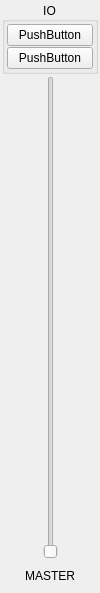
<?xml version="1.0" encoding="UTF-8"?>
<ui version="4.0">
 <class>MasterChannelStripWidget</class>
 <widget class="QFrame" name="MasterChannelStripWidget">
  <property name="geometry">
   <rect>
    <x>0</x>
    <y>0</y>
    <width>100</width>
    <height>593</height>
   </rect>
  </property>
  <property name="sizePolicy">
   <sizepolicy hsizetype="Minimum" vsizetype="Expanding">
    <horstretch>0</horstretch>
    <verstretch>0</verstretch>
   </sizepolicy>
  </property>
  <property name="minimumSize">
   <size>
    <width>100</width>
    <height>500</height>
   </size>
  </property>
  <property name="maximumSize">
   <size>
    <width>100</width>
    <height>16777215</height>
   </size>
  </property>
  <property name="windowTitle">
   <string>Form</string>
  </property>
  <layout class="QVBoxLayout" name="partslayout">
   <property name="spacing">
    <number>2</number>
   </property>
   <property name="sizeConstraint">
    <enum>QLayout::SetMinimumSize</enum>
   </property>
   <property name="leftMargin">
    <number>2</number>
   </property>
   <property name="topMargin">
    <number>2</number>
   </property>
   <property name="rightMargin">
    <number>2</number>
   </property>
   <property name="bottomMargin">
    <number>2</number>
   </property>
   <item>
    <widget class="QGroupBox" name="grpIO">
     <property name="title">
      <string>IO</string>
     </property>
     <property name="alignment">
      <set>Qt::AlignCenter</set>
     </property>
     <layout class="QVBoxLayout" name="verticalLayout">
      <property name="spacing">
       <number>1</number>
      </property>
      <property name="leftMargin">
       <number>2</number>
      </property>
      <property name="topMargin">
       <number>2</number>
      </property>
      <property name="rightMargin">
       <number>2</number>
      </property>
      <property name="bottomMargin">
       <number>2</number>
      </property>
      <item>
       <widget class="QPushButton" name="btnMidi">
        <property name="text">
         <string>PushButton</string>
        </property>
       </widget>
      </item>
      <item>
       <widget class="QPushButton" name="btnAudio">
        <property name="text">
         <string>PushButton</string>
        </property>
       </widget>
      </item>
     </layout>
    </widget>
   </item>
   <item>
    <widget class="QWidget" name="widget" native="true">
     <property name="minimumSize">
      <size>
       <width>0</width>
       <height>400</height>
      </size>
     </property>
     <layout class="QHBoxLayout" name="horizontalLayout">
      <property name="spacing">
       <number>2</number>
      </property>
      <property name="leftMargin">
       <number>0</number>
      </property>
      <property name="topMargin">
       <number>0</number>
      </property>
      <property name="rightMargin">
       <number>0</number>
      </property>
      <property name="bottomMargin">
       <number>0</number>
      </property>
      <item>
       <widget class="QWidget" name="sysvuL" native="true"/>
      </item>
      <item>
       <widget class="QSlider" name="sysmaster">
        <property name="minimumSize">
         <size>
          <width>0</width>
          <height>150</height>
         </size>
        </property>
        <property name="maximum">
         <number>128</number>
        </property>
        <property name="orientation">
         <enum>Qt::Vertical</enum>
        </property>
       </widget>
      </item>
      <item>
       <widget class="QWidget" name="sysvuR" native="true"/>
      </item>
     </layout>
    </widget>
   </item>
   <item>
    <widget class="QLabel" name="lblName">
     <property name="minimumSize">
      <size>
       <width>0</width>
       <height>30</height>
      </size>
     </property>
     <property name="maximumSize">
      <size>
       <width>16777215</width>
       <height>30</height>
      </size>
     </property>
     <property name="text">
      <string>MASTER</string>
     </property>
     <property name="alignment">
      <set>Qt::AlignCenter</set>
     </property>
    </widget>
   </item>
  </layout>
 </widget>
 <resources/>
 <connections/>
</ui>
